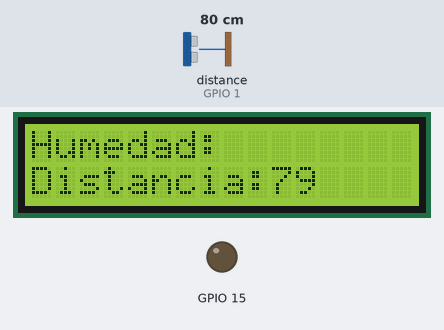
The sketch below on a simulated ESP8266 (NodeMCU). On the bench: 16×2 character LCD, output pins drawn as LEDs (lit = HIGH). Wiring (inferred from the names in the program): ultrasonic range finder: trigger GPIO 3; echo GPIO 1. Inputs (shaded band) come from the test bench; at power-on: distance to the obstacle (sensor on GPIO 1) 80 cm. The echo pulse lasts 58.3 µs per cm; WiFi joins after 1.5 s; servers stay silent unless stated; pins used as bus, display or sensor lines are not drawn; what the sketch prints to the serial monitor is not drawn.

Above: at 3.0 s.
3.1 s: distance to the obstacle (sensor on GPIO 1) set to 2 cm
At 4.0 s:
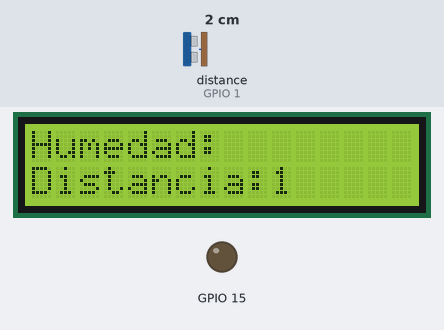
4.9 s: distance to the obstacle (sensor on GPIO 1) set to 4 cm
At 5.8 s:
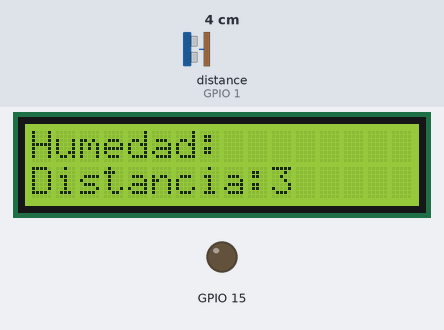
6.4 s: distance to the obstacle (sensor on GPIO 1) set to 9 cm
At 7.6 s:
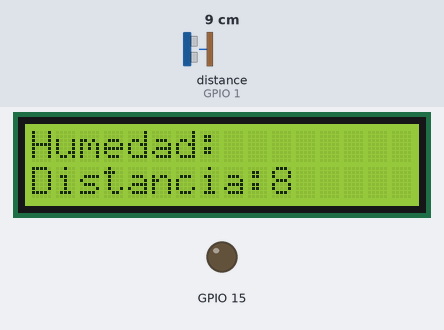
7.9 s: distance to the obstacle (sensor on GPIO 1) set to 60 cm
At 8.4 s:
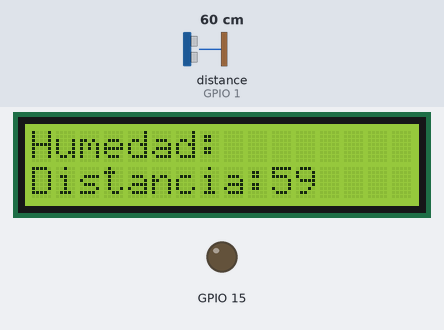
Timing chart, 0 to 10.9 s (numbered marks = the images above; inputs shaded):
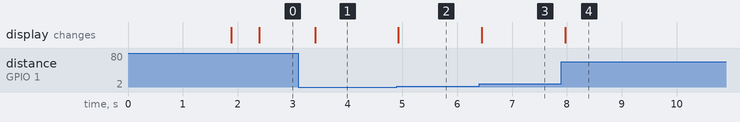

Measured:
- after the input at 3.1 s, the display: changes after 0.31 s (image 1)
- after the input at 4.9 s, the display: changes at once (image 2)
- after the input at 6.4 s, the display: changes after 0.05 s (image 3)
- after the input at 7.9 s, the display: changes after 0.07 s (image 4)

The sketch:

Humedad.ino
```cpp
#include <ESP8266WiFi.h>
#include <LiquidCrystal.h>

#define BLYNK_PRINT Serial
#include <SPI.h>
#include <BlynkSimpleEsp8266.h>

const int trigPin = 3;
const int echoPin = 1;
// defines variables
long duration;
int distance;


// You should get Auth Token in the Blynk App.
// Go to the Project Settings (nut icon).
char auth[] = "CodigoBlink";

BlynkTimer timer;

LiquidCrystal lcd(13, 12, 02, 00, 04, 05);
#define COLUMNAS 16
#define FILAS 2
const char* ssid = "FIIS_Estudiantes";
const char* password = "EstFIIS@02";

const int ledPin = 2;
WiFiServer server(80);

void myTimerEvent()
{
  // Se puede enviar datos al blynk
  Blynk.virtualWrite(V5, millis() / 1000);
}


void setup() {
  Serial.begin(115200);
  lcd.begin(COLUMNAS, FILAS);
  delay(10);

  pinMode(15, OUTPUT);
  digitalWrite(ledPin, LOW);

  pinMode(trigPin, OUTPUT);
  pinMode(echoPin, INPUT);
  Serial.begin(9600);

  // Connect to WiFi network
  Serial.println();
  Serial.println();
  Serial.print("Connecting to ");
  Serial.println(ssid);

  WiFi.begin(ssid, password);

  while (WiFi.status() != WL_CONNECTED) {
    delay(500);
    Serial.print(".");
  }

  Blynk.begin(auth, ssid, password);

  timer.setInterval(1000L, myTimerEvent);
}

void loop() {
  lcd.clear();
  lcd.setCursor(0,0);
  lcd.print("Humedad:");
  lcd.setCursor(9,0);

  lcd.setCursor(0,1);
  lcd.print("Distancia:");
  lcd.setCursor(10,1);
  lcd.print(distance);

  delay(500);

  Blynk.run();
  timer.run(); // Initiates BlynkTimer
  medirDistancia();
}

void medirDistancia(){
  // Clears the trigPin
  digitalWrite(trigPin, LOW);
  delayMicroseconds(2);
  // Sets the trigPin on HIGH state for 10 micro seconds
  digitalWrite(trigPin, HIGH);
  delayMicroseconds(10);
  digitalWrite(trigPin, LOW);
  // Reads the echoPin, returns the sound wave travel time in microseconds
  duration = pulseIn(echoPin, HIGH);
  // Calculating the distance
  distance = duration * 0.034 / 2;
  // Prints the distance on the Serial Monitor
  Serial.print("Distance: ");
  Serial.println(distance);
  }
```
